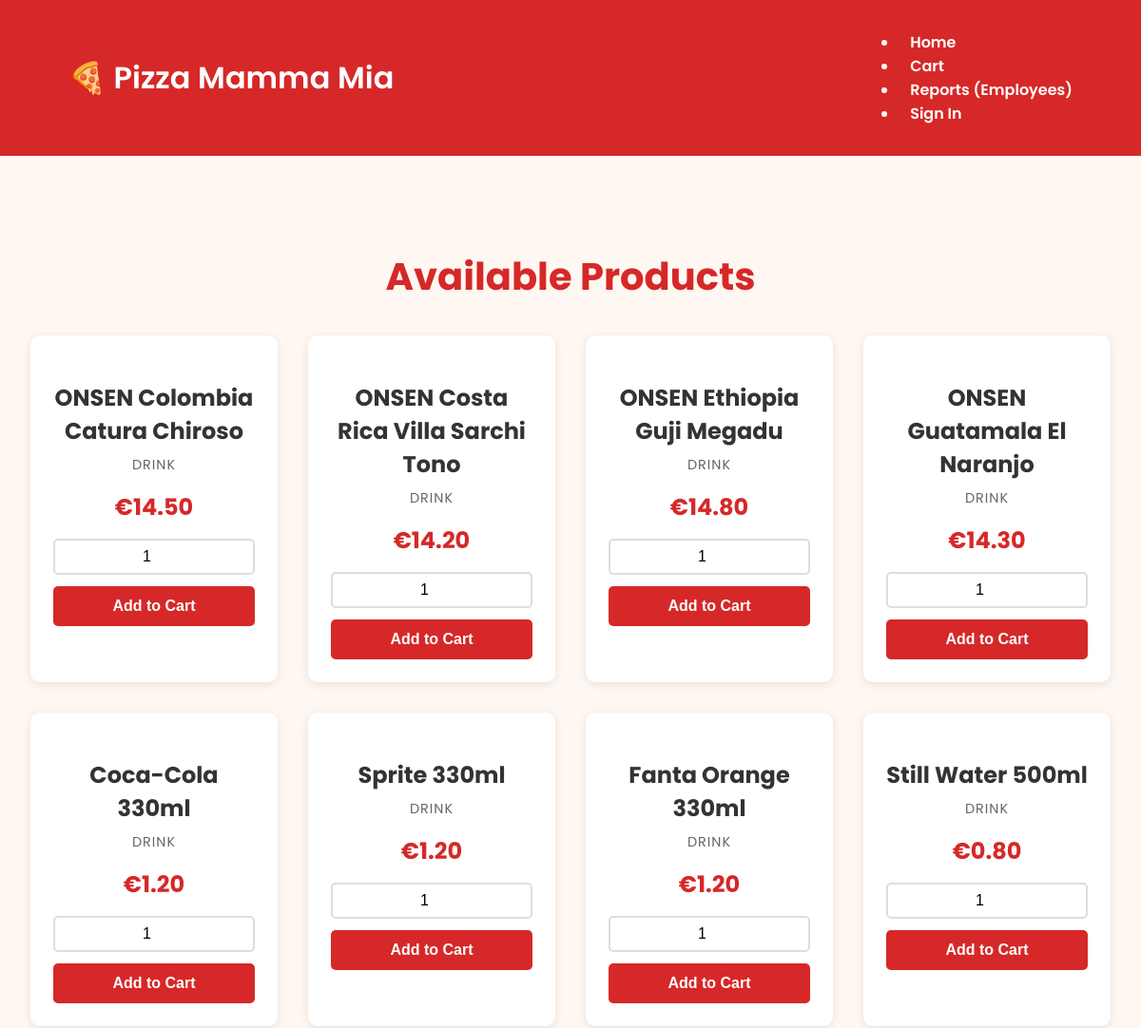
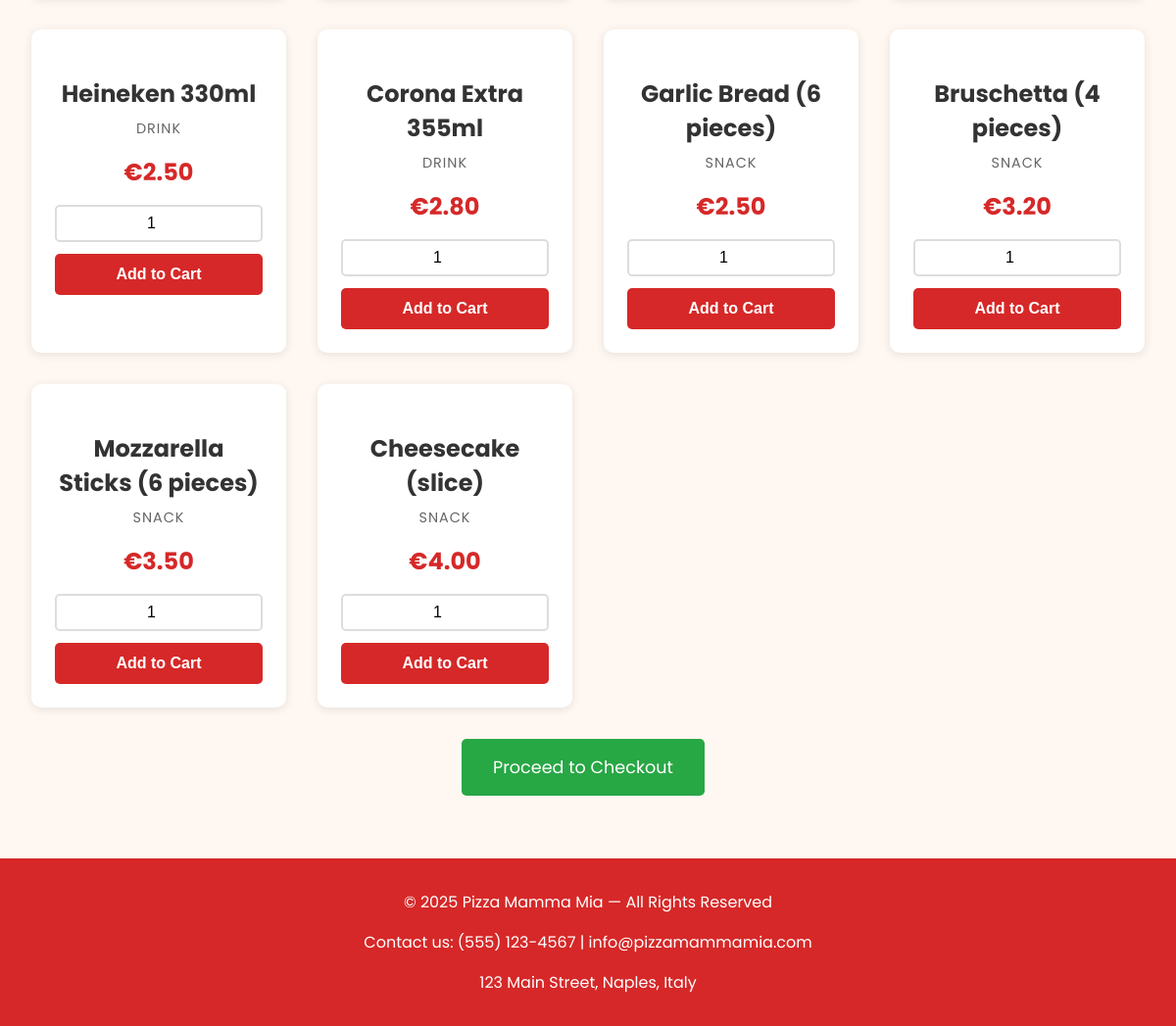
Page /products on the committed database (2 pictures, top to bottom).
### ORM/Product.py (models this page shows, shortened)
class Product(db.Model):
    __tablename__ = "Product"
    product_id = db.Column(db.Integer, primary_key=True)
    name = db.Column(db.String(120), nullable=False, unique=True)
    category = db.Column(db.String(50))
    cost = db.Column(db.Float, nullable=False)
    active = db.Column(db.Boolean, default=True)
    order_products = db.relationship("OrderProduct", back_populates="product")

### main.py (the view)
@app.route("/products")
def products_page():
    customer_id = session.get("customer_id")
    customer = Customer.query.get(customer_id) if customer_id else None
    products = Product.query.filter_by(active=True).all()
    return render_template(
        "products_page.html",
        products=products,
        current_year=datetime.now().year,
        customer=customer
    )

### templates/products_page.html (shortened to what this page needs)
{% extends "home_base.html" %}
{% block content %}
<section class="products">
    <h2>Available Products</h2>
    {% if products %}
        <div class="product-grid">
            {% for product in products %}
            <div class="product-card">
                <h3>{{ product.name }}</h3>
                <p class="product-category">{{ product.category|capitalize }}</p>
                <p class="product-price">€{{ "%.2f"|format(product.cost) }}</p>
                <form action="{{ url_for('add_product_to_cart', product_id=product.product_id) }}" method="POST">
                    <input type="number" name="quantity" value="1" min="1" class="quantity-input">
                    <button type="submit" class="btn">Add to Cart</button>
                </form>
            </div>
            {% endfor %}
        </div>
        <div class="products-actions">
            <a href="{{ url_for('checkout_page') }}" class="btn primary">Proceed to Checkout</a>
        </div>
    {% else %}
        <p>No products available.</p>
    {% endif %}
</section>
{% endblock %}

### templates/home_base.html (shortened to what this page needs)
<!DOCTYPE html>
<html lang="en">
<head>
    <link rel="stylesheet" href="{{ url_for('static', filename='style.css') }}">
</head>
<body>
    <header class="navbar">
        <div class="container">
            <h1 class="logo"><a href="{{ url_for('index') }}">🍕 Pizza Mamma Mia</a></h1>
            <nav>
                <ul>
                    <li><a href="{{ url_for('index') }}">Home</a></li>
                    <li><a href="{{ url_for('cart_summary_route') }}">Cart</a></li>
                    <li><a href="{{ url_for('reports_page') }}">Reports (Employees)</a></li>
                    {% if session.get('customer_id') %}
                        <li>
                            Welcome, {{ session.get('customer_name') }}!<a href="{{ url_for('logout') }}">(Logout)</a>
                        </li>
                    {% else %}
                        <li><a href="{{ url_for('signIn_route') }}">Sign In</a></li>
                    {% endif %}
                </ul>
            </nav>
        </div>
    </header>
    <main class="content">
        {% block content %}{% endblock %}
    </main>
    <footer class="footer">
        <p>&copy; {{ current_year }} Pizza Mamma Mia — All Rights Reserved</p>
        <p>Contact us: (555) 123-4567 | info@pizzamammamia.com</p>
        <p>123 Main Street, Naples, Italy</p>
    </footer>
</body>
</html>

### static/style.css (style rules this page uses)
:root { --pizza-red: #d62828; --pizza-yellow: #fcbf49; --pizza-light: #fff8f2; --pizza-cream: #fff0e1; --text-dark: #333; }
* { box-sizing: border-box; }
body { font-family: 'Poppins', sans-serif; margin: 0; background-color: var(--pizza-light); color: var(--text-dark); display: flex; flex-direction: column; min-height: 100vh; }
a { text-decoration: none; color: inherit; }
.navbar { background-color: var(--pizza-red); color: white; padding: 1rem 0; }
.navbar .container { width: 90%; margin: 0 auto; display: flex; justify-content: space-between; align-items: center; flex-wrap: wrap; }
.navbar a { color: white; margin: 0 0.75rem; font-weight: 600; transition: color 0.2s ease; }
.footer { text-align: center; padding: 1rem; background-color: var(--pizza-red); color: white; margin-top: auto; }
.btn { padding: 10px 20px; background-color: #28a745; color: white; text-decoration: none; border-radius: 5px; margin-right: 10px; display: inline-block; border: none; cursor: pointer; font-size: 1rem; }
.products { max-width: 1200px; margin: 2rem auto; padding: 2rem; }
.products h2 { color: var(--pizza-red); text-align: center; margin-bottom: 2rem; font-size: 2.5rem; }
.product-grid { display: grid; grid-template-columns: repeat(auto-fill, minmax(250px, 1fr)); gap: 2rem; margin-bottom: 2rem; }
.product-card { background: white; border-radius: 10px; padding: 1.5rem; text-align: center; box-shadow: 0 2px 10px rgba(0, 0, 0, 0.1); transition: transform 0.3s, box-shadow 0.3s; }
.product-card h3 { color: var(--text-dark); font-size: 1.5rem; margin-bottom: 0.5rem; }
.product-category { color: #666; font-size: 0.9rem; text-transform: uppercase; letter-spacing: 1px; margin: 0.5rem 0; }
.product-price { font-size: 1.5rem; font-weight: bold; color: var(--pizza-red); margin: 1rem 0; }
.product-card form { display: flex; flex-direction: column; gap: 0.75rem; margin-top: 1rem; }
.product-card .quantity-input { padding: 0.5rem; border: 2px solid #ddd; border-radius: 5px; font-size: 1rem; text-align: center; }
.product-card .btn { width: 100%; padding: 0.75rem; background-color: var(--pizza-red); color: white; border: none; border-radius: 5px; cursor: pointer; font-size: 1rem; font-weight: 600; transition: background-color 0.3s; }
.products-actions { text-align: center; margin-top: 2rem; }
.products-actions .btn { padding: 1rem 2rem; font-size: 1.1rem; }

### rows in the picture
Product: name "ONSEN Colombia Catura Chiroso", category "DRINK", cost "14.50"
Product: name "ONSEN Costa Rica Villa Sarchi Tono", category "DRINK", cost "14.20"
Product: name "ONSEN Ethiopia Guji Megadu", category "DRINK", cost "14.80"
Product: name "ONSEN Guatamala El Naranjo", category "DRINK", cost "14.30"
Product: name "Coca-Cola 330ml", category "DRINK", cost "1.20"
Product: name "Sprite 330ml", category "DRINK", cost "1.20"
Product: name "Fanta Orange 330ml", category "DRINK", cost "1.20"
Product: name "Still Water 500ml", category "DRINK", cost "0.80"
Product: name "Heineken 330ml", category "DRINK", cost "2.50"
Product: name "Corona Extra 355ml", category "DRINK", cost "2.80"
Product: name "Garlic Bread (6 pieces)", category "SNACK", cost "2.50"
Product: name "Bruschetta (4 pieces)", category "SNACK", cost "3.20"
Product: name "Mozzarella Sticks (6 pieces)", category "SNACK", cost "3.50"
Product: name "Cheesecake (slice)", category "SNACK", cost "4.00"
